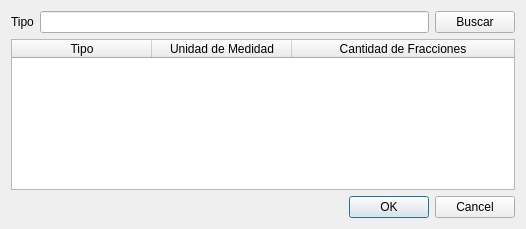
<?xml version="1.0" encoding="UTF-8"?>
<ui version="4.0">
 <class>vtnBajaPresentacion</class>
 <widget class="QWidget" name="vtnBajaPresentacion">
  <property name="geometry">
   <rect>
    <x>0</x>
    <y>0</y>
    <width>526</width>
    <height>229</height>
   </rect>
  </property>
  <property name="windowTitle">
   <string>Baja Presentación</string>
  </property>
  <layout class="QVBoxLayout" name="verticalLayout">
   <item>
    <layout class="QGridLayout" name="gridLayout">
     <item row="0" column="0">
      <widget class="QLabel" name="label">
       <property name="text">
        <string>Tipo</string>
       </property>
      </widget>
     </item>
     <item row="0" column="1">
      <widget class="QLineEdit" name="lineEdit"/>
     </item>
     <item row="0" column="2">
      <widget class="QPushButton" name="pushButton">
       <property name="text">
        <string>Buscar</string>
       </property>
      </widget>
     </item>
     <item row="2" column="1" colspan="2">
      <widget class="QDialogButtonBox" name="buttonBox">
       <property name="standardButtons">
        <set>QDialogButtonBox::Cancel|QDialogButtonBox::Ok</set>
       </property>
      </widget>
     </item>
     <item row="1" column="0" colspan="3">
      <widget class="QTableWidget" name="tableWidget">
       <attribute name="horizontalHeaderDefaultSectionSize">
        <number>140</number>
       </attribute>
       <attribute name="horizontalHeaderStretchLastSection">
        <bool>true</bool>
       </attribute>
       <attribute name="verticalHeaderVisible">
        <bool>false</bool>
       </attribute>
       <column>
        <property name="text">
         <string>Tipo</string>
        </property>
       </column>
       <column>
        <property name="text">
         <string>Unidad de Medidad</string>
        </property>
       </column>
       <column>
        <property name="text">
         <string>Cantidad de Fracciones</string>
        </property>
       </column>
      </widget>
     </item>
    </layout>
   </item>
  </layout>
 </widget>
 <tabstops>
  <tabstop>lineEdit</tabstop>
  <tabstop>pushButton</tabstop>
  <tabstop>tableWidget</tabstop>
  <tabstop>buttonBox</tabstop>
 </tabstops>
 <resources/>
 <connections/>
</ui>
